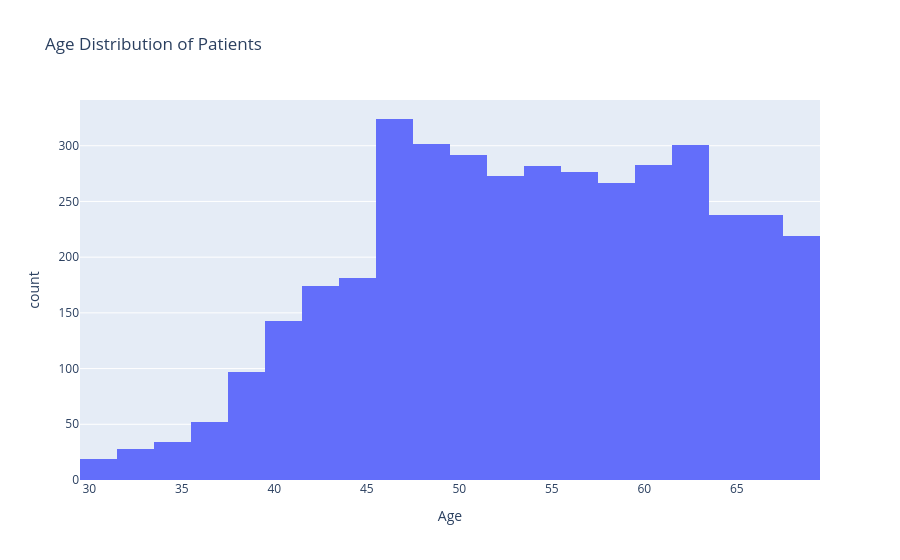

Here is the notebook cell this chart was saved with:
### Code cell
fig = px.histogram(
    df,
    x="Age",
    nbins=20,
    title="Age Distribution of Patients",
    labels={"Age": "Age"}
)

fig.show()

### Figure 1 — Plotly figure (JSON) as saved in the notebook; plotly's stock layout.template omitted (floating-point values rounded to 4 significant figures; data arrays with more than 128 entries replaced by an {"elided": "..."} marker saying what was removed)
{"data": [{"bingroup": "x", "hovertemplate": "Age=%{x}<br>count=%{y}<extra></extra>", "legendgroup": "", "marker": {"color": "#636efa", "pattern": {"shape": ""}}, "name": "", "nbinsx": 20, "orientation": "v", "showlegend": false, "type": "histogram", "x": {"elided": "4023 int values"}, "xaxis": "x", "yaxis": "y"}], "layout": {"barmode": "relative", "legend": {"tracegroupgap": 0}, "title": {"text": "Age Distribution of Patients"}, "xaxis": {"anchor": "y", "domain": [0, 1], "title": {"text": "Age"}}, "yaxis": {"anchor": "x", "domain": [0, 1], "title": {"text": "count"}}}}
